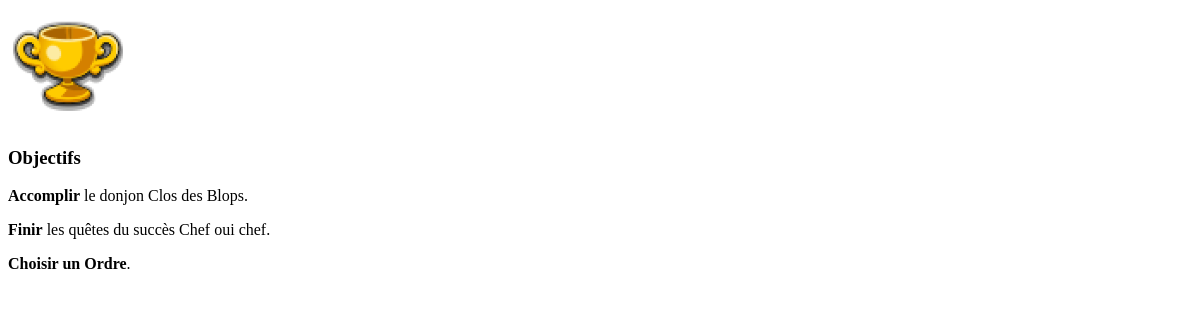
/app/guide/26/objectives/, run on an earlier commit of the app's database.
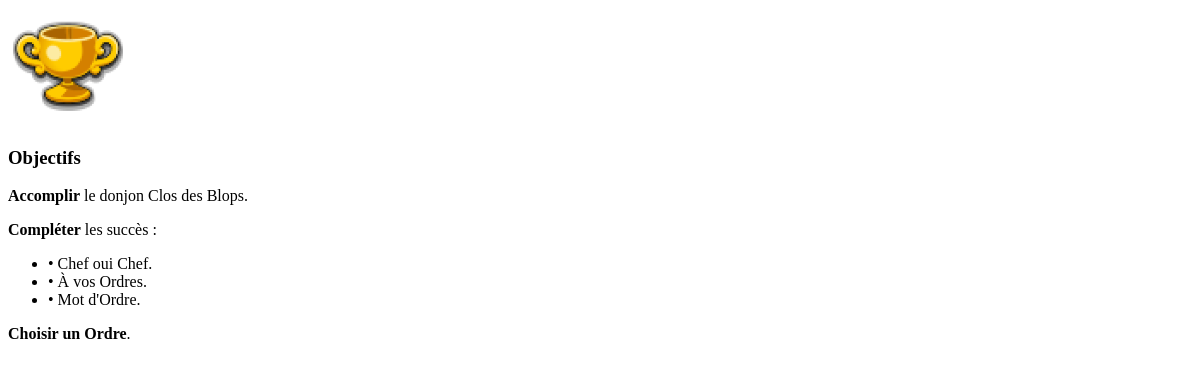
And on a later commit of the database.
### app/models.py (models this page shows, shortened)
class Guide(models.Model):
    title = models.CharField(max_length=255, verbose_name="Titre")
    objectives = models.TextField("Objectifs", null=True, blank=True)
    important_info = models.TextField("Informations importantes", null=True, blank=True)
    explanations = models.TextField("Guide", null=True, blank=True)
    page = models.FloatField()
    recommended_level = models.IntegerField(verbose_name="Niveau recommandé")
    alignment = models.ForeignKey(
        Alignment,
        on_delete=models.CASCADE,
        related_name="guides",
        null=True,
        blank=True,
        verbose_name="Alignement",
    )
    created_at = models.DateTimeField(
        auto_now_add=True, verbose_name="Date de création"
    )
    updated_at = models.DateTimeField(auto_now=True, verbose_name="Date de mise à jour")
    created_in_version = models.FloatField(
        default=GAME_VERSION, verbose_name="Créer en version"
    )
    updated_for_version = models.FloatField(
        default=GAME_VERSION,
        blank=True,
        null=True,
        verbose_name="Mis à jour lors de la version",
    )
    achievement = models.ManyToManyField(
        Achievement, through="GuideAchievement", related_name="guides"
    )
    is_last_seen = models.BooleanField(default=False)
    is_visible = models.BooleanField(default=True, verbose_name="Visible")
    class Meta:
        ordering = ["page"]
        verbose_name = "Guide"
        verbose_name_plural = "Guides"

### app/views.py (the view)
def guide_objectives_partial(request, guide_id):
    guide = get_object_or_404(Guide, id=guide_id)
    return render(request, "sections/objectives.html", {"guide": guide})

### app/templates/sections/objectives.html (shortened to what this page needs)
{% load static %}
<div class="title">
  <div class="imgBackground">
    <img src="{% static 'medias/icons/achievement.png' %}" alt="" />
  </div>
  <h3>Objectifs</h3>
</div>
<div class="content">
  <turbo-frame id="frame_objectives">
    {{ guide.objectives|safe }}
  </turbo-frame>
</div>

What changed in the data, as far as the page shows it:
changed Guide: objectives "Accomplir le donjon Clos des Blops . Finir les quêtes du succès Chef oui chef . Choisir un Ordre ." → "Accomplir le donjon Clos des Blops . Compléter les succès : • Chef oui Chef . • À vos Ordres . • Mot d'Ordre . Choisir un Ordre ."
